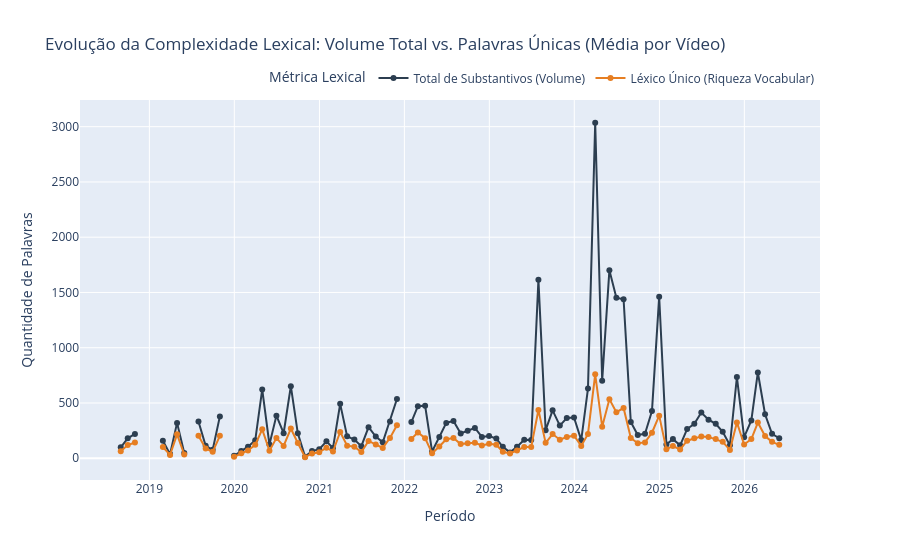

Here is the notebook cell this chart was saved with:
### Markdown cell above
# Gráfico 3 _lexico total

### Code cell
from funcoes_de_analise.grafico_complexidade_lexical import analisar_complexidade_lexical

analisar_complexidade_lexical(transcricoes_dados_dict)
